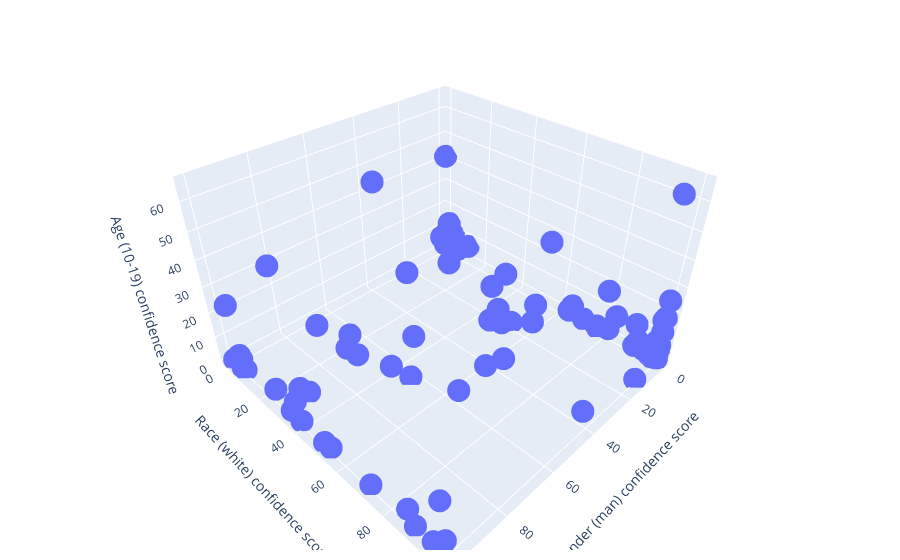

The notebook cell saved with this chart:
### Code cell
MetricGenderDisplay(FairFaceDict, specific_race=None, specific_age=None)
MetricRaceDisplay(FairFaceDict, specific_gender=None, specific_age=None)
MetricAgeDisplay(FairFaceDict, specific_gender=None, specific_race=None)
ScatterPlotDisplay2D(FairFaceDict, x_axis_label="race", y_axis_label="gender", specific_gender="man", specific_race="white")
ScatterPlotDisplay3D(FairFaceDict, specific_gender="man", specific_race="white", specific_age="10-19")
MetricCenterDistanceDisplay(FairFaceDict, category='gender', type='area')
